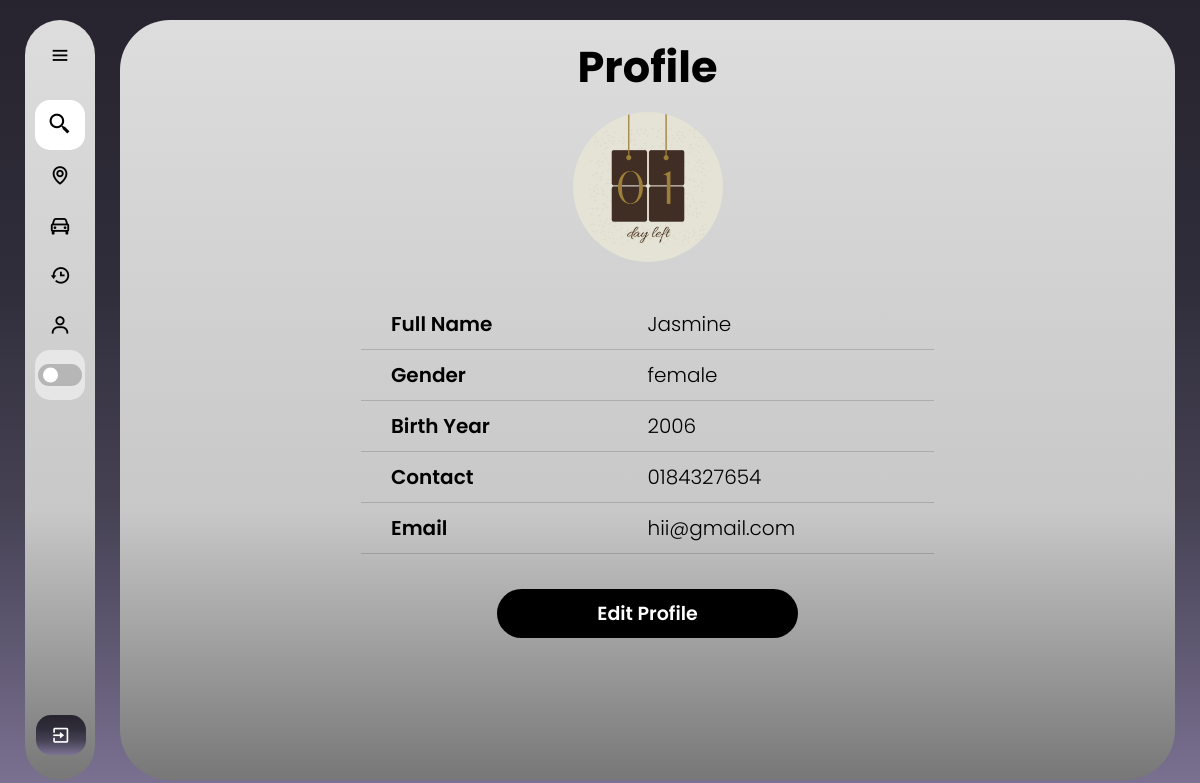
/base_profile (signed in), run on an earlier commit of the app's database.
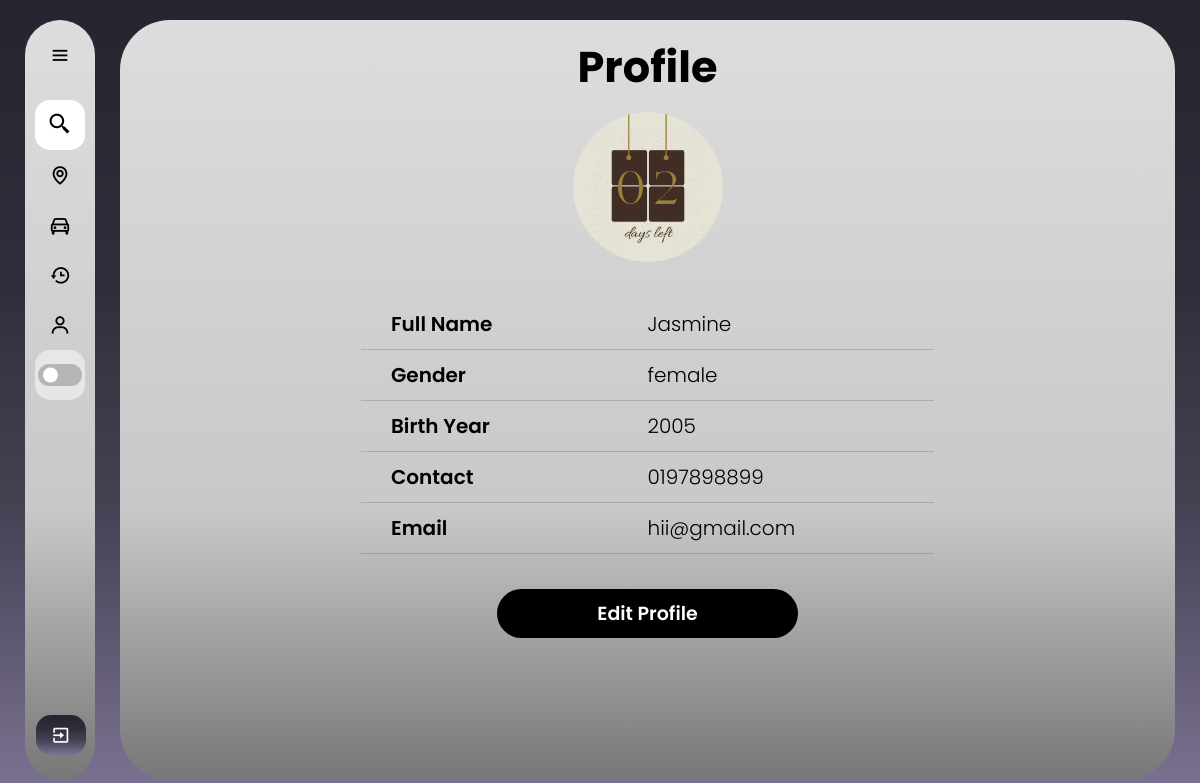
And on a later commit of the database.
### web/models.py (models this page shows)
class Profile(db.Model):
    id = db.Column(db.Integer, primary_key=True)
    fullName = db.Column(db.String(150))
    gender = db.Column(db.String(100), nullable=False)
    birthyear=db.Column(db.String(15), nullable=False)
    contact = db.Column(db.String(15), nullable=False)
    status = db.Column(db.String(20), nullable=False, default='APPROVING')
    profile_pic = db.Column(db.String(200), default="default.jpg")  # Make sure this column is present
    user_id = db.Column(db.Integer, db.ForeignKey('user.id'), nullable=False)

class User(db.Model, UserMixin):
    id = db.Column(db.Integer, primary_key=True)
    email = db.Column(db.String(150), unique=True)
    password = db.Column(db.String(150))
    is_admin = db.Column(db.Boolean, default=False)  # Add this line
    drivers_post = db.relationship('Rides', backref='user', lazy=True)
    profile = db.relationship('Profile', backref='user', lazy=True)
    passenger_matches = db.relationship('PassengerMatch', foreign_keys='PassengerMatch.passenger_id', backref='passenger_match', lazy=True)

### web/routes.py (the view)
@bp.route('/base_profile', methods=['GET'])
@login_required
def base_profile():
    profile = Profile.query.filter_by(user_id=current_user.id).first()
    if profile is None:
        flash("No profile found. Please complete your profile first.", category="error")
        return redirect(url_for('main.profile'))
    return render_template('base_profile.html', profile=profile)

### web/templates/base_profile.html (shortened to what this page needs)
{% extends "base.html" %}
{% block content %}
<!DOCTYPE html>
<html lang="en">
<head>
    <link rel="stylesheet" href="../static/base_profile.css">
</head>
<body>
    <div class="container">
        <h1>Profile</h1>
        <div class="box">
            <div class="details">
                {% if profile.profile_pic %}
                    <img src="{{ profile.profile_pic }}" alt="Profile Picture" style="width:150px;height:150px;">
                {% else %}
                    <p>No profile picture uploaded.</p>
                {% endif %}
                <div class="info">
                    <div class="row">
                        <div class="title">Full Name</div>
                        <div class="ans">{{ profile.fullName }}</div>
                    </div>
                    <div class="row">
                        <div class="title">Gender</div>
                        <div class="ans">{{ profile.gender }}</div>
                    </div>
                    <div class="row">
                        <div class="title">Birth Year</div>
                        <div class="ans">{{ profile.birthyear }}</div>
                    </div>
                    <div class="row">
                        <div class="title">Contact</div>
                        <div class="ans">{{ profile.contact }}</div>
                    </div>
                    <div class="row">
                        <div class="title">Email</div>
                        <div class="ans">{{ current_user.email }}</div>
                    </div>
                </div>
            </div>
            <a href="{{ url_for('main.editprofile') }}">
                <button type="submit" class="btn">Edit Profile</button>
            </a>
        </div>
    </div>
</body>
</html>
{% endblock %}

### web/templates/base.html (shortened to what this page needs)
<!DOCTYPE html>
<html>
  <head>
    <link rel="stylesheet" href="../static/base.css">
    <link href='https://unpkg.com/boxicons@2.1.4/css/boxicons.min.css' rel='stylesheet'>
  </head>
<body>
    <div class="sidebar">
      <div class="logo_name">
        <i class='bx bx-menu' id="btn" ></i>
      </div>
      <ul class="nav_list">
        <li>
          <i class='bx bx-search-alt-2' ></i>
          <input type="text" id="sidebarSearch" placeholder="Search Location...">
        </li>
        <li>
          <a href="{{ url_for('main.findarides')}}">
            <i class='bx bx-map' ></i>
          </a>
        </li>
        <li>
          <a href="{{ url_for('main.driver_post') }}">
            <i class='bx bx-car'></i>
          </a>
        </li>
        <li>
          <a href="{{ url_for('main.booking_history') }}" >
            <i class='bx bx-history' ></i>
          </a>
        </li>
        <li>
          <a href="{{ url_for('main.base_profile') }}" >
            <i class='bx bx-user'></i>
          </a>
        </li>
        <li class="mode">
          <div class="moon-sun">
          </div>
          <div class="toggle-switch">
            <span class="switch"></span>
          </div>
        </li>
      </ul>
      <div class="profile_content">
        <div class="profile">
          <a href="/">
            <i class='bx bx-exit' id="logout" ></i>
          </a>
        </div>
      </div>
    </div>
    <div class="right_box">
      {% block content %}{% endblock %}
    </div>
  </body>
</html>

### web/static/base.css (style rules this page uses)
* { margin: 0; padding: 0; box-sizing: border-box; font-family: "poppins"; }
:root { --background-color: linear-gradient(to bottom, #27242f, #292632, #2c2935, #2e2b39, #312e3c, #383544, #3f3b4c, #464254, #534e64, #615a74, #6f6784, #7d7495); --box-color: linear-gradient(180deg, #DDDDDD 0%, #C8C8C8 64.5%, #777777 100%); --text-color: black; --toggle-color: white; --mode-background: rgba(255, 255, 255, 0.5); --box-shadow: 5px 5px 10px rgba(0, 0, 0, 0.5); --scroll: #0004; }
body { position: relative; min-height: 100vh; width: 100%; overflow: hidden; background: var(--background-color) fixed; }
.sidebar { position: fixed; top: 20px; bottom: 20px; left: 25px; width: 70px; background: var(--box-color); padding: 10px 10px; border-radius: 50px; transition: all 0.5s ease; }
.sidebar #btn { position: absolute; left: 50%; top: 10px; font-size: 22px; height: 50px; width: 50px; text-align: center; line-height: 50px; transform: translateX(-50%); color: var(--text-color); cursor: pointer; }
.sidebar ul { margin-top: 20px; }
.sidebar ul li { list-style: none; line-height: 50px; position: relative; height: 50px; width: 100%; }
.sidebar ul li input { position: absolute; height: 100%; width: 100%; left: 0; top: 0; border-radius: 15px; outline: none; border: none; background: var(--toggle-color); padding-left: 50px; font-size: 16px; color: var(--text-color); }
.sidebar ul li .bx-search-alt-2 { position: absolute; z-index: 100; height: 50px; min-width: 50px; line-height: 50px; text-align: center; font-size: 25px; transition: all 0.5s ease; color: var(--text-color); }
.sidebar ul li a { color: var(--text-color); display: flex; align-items: center; text-decoration: none; border-radius: 15px; white-space: nowrap; }
.sidebar ul li a i { font-size: 22px; height: 50px; min-width: 50px; line-height: 50px; text-align: center; transition: all 0.5s ease; }
.sidebar .nav_list .mode { background: var(--mode-background); border-radius: 15px; display: flex; align-items: center; position: relative; color: var(--text-color); position: relative; }
.sidebar .nav_list .mode .moon-sun { font-size: 22px; height: 50px; min-width: 50px; display: flex; align-items: center; justify-content: center; }
.sidebar .mode .toggle-switch { position: absolute; right: 3px; display: flex; align-items: center; justify-content: center; height: 100%; min-width: 45px; cursor: pointer; }
.toggle-switch .switch { position: relative; height: 22px; width: 44px; border-radius: 25px; background: #b7b6b6; }
.toggle-switch .switch::before { content: ''; position: absolute; height: 15px; width: 15px; border-radius: 50%; top: 50%; left: 5px; transform: translateY(-50%); background: var(--toggle-color); transition: all 0.5s ease; }
.sidebar .profile_content { position: absolute; color: white; bottom: 20px; left: 15px; width: 85%; }
.sidebar .profile_content .profile { position: relative; padding: 0 10px; height: 50px; border-radius: 15px; }
.profile #logout { color: var(--toggle-color); cursor: pointer; position: absolute; left: 35%; bottom: 5px; transform: translateX(-50%); min-width: 50px; line-height: 40px; font-size: 20px; border-radius: 15px; text-align: center; transition: all 0.4s ease; background: var(--background-color); }

What changed in the data, as far as the page shows it:
changed Profile "Jasmine": profile_pic: a different picture; birthyear "2006" → "2005"; contact "0184327654" → "0197898899"
